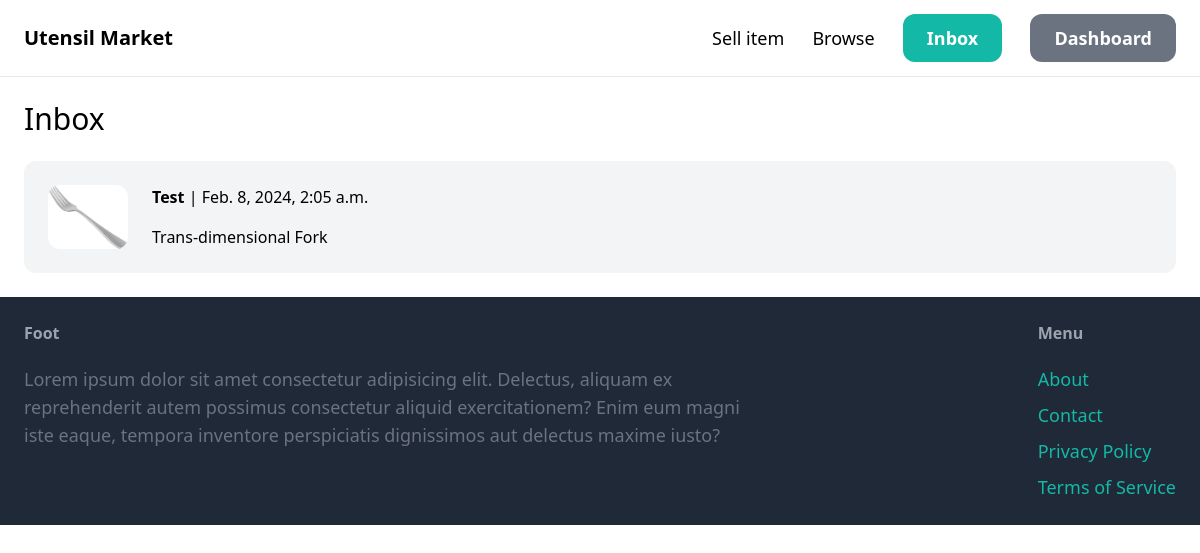
The page /inbox/ (signed in) on the database its author committed.
### conversation/models.py (models this page shows)
class Conversation(models.Model):
    item = models.ForeignKey(Item, related_name='conversations', on_delete=models.CASCADE)
    members = models.ManyToManyField(User, related_name='conversations')
    created_at = models.DateTimeField(auto_now_add=True)
    modified_at = models.DateTimeField(auto_now=True)
    class Meta:
        ordering = ('-modified_at',)

### item/models.py (models this page shows, shortened)
class Item(models.Model):
    category = models.ForeignKey(Category, related_name='items', on_delete=models.CASCADE)
    name = models.CharField(max_length=255)
    description = models.TextField(blank=True, null=True)
    price = models.FloatField()
    image = models.ImageField(upload_to='item_images', blank=True, null=True)
    is_sold = models.BooleanField(default=False)
    created_by = models.ForeignKey(User, related_name='items', on_delete=models.CASCADE)
    created_at = models.DateTimeField(auto_now_add=True)

### conversation/views.py (the view)
# urls.py: path('', views.inbox, name='inbox'),
@login_required
def inbox(request):
    conversations = Conversation.objects.filter(members__in=[request.user.id])
    return render(request, 'conversation/inbox.html', {
        'conversations': conversations
    })

### conversation/templates/conversation/inbox.html (shortened to what this page needs)
{% extends 'core/base.html' %}
{% block stuff %}
<h1 class="mb-6 text-3xl">Inbox</h1>
<div class="space-y-6">
    {% for conversation in conversations %}
        <a href="{% url 'conversation:detail' conversation.id %}">
            <div class="p-6 flex bg-gray-100 rounded-xl">
                <div class="pr-6">
                    <img src="{{ conversation.item.image.url }}" class="w-20 rounded-xl">
                </div>
                <div>
                    {% for member in conversation.members.all %}
                        {% if member != request.user %}
                            <p class="mb-4"><strong>{{ member.username }}</strong> | {{ conversation.modified_at }}</p>
                            <p>{{ conversation.item.name }}</p>
                        {% endif %}
                    {% endfor %}
                </div>
            </div>
        </a>
    {% endfor %}
</div>
{% endblock %}

### rows shown on the page
Conversation: item.image (picture), modified_at "Feb. 8, 2024, 2:05 a.m.", item.name "Trans-dimensional Fork"

### other values the page prints
{{ member.username }} "Test"
